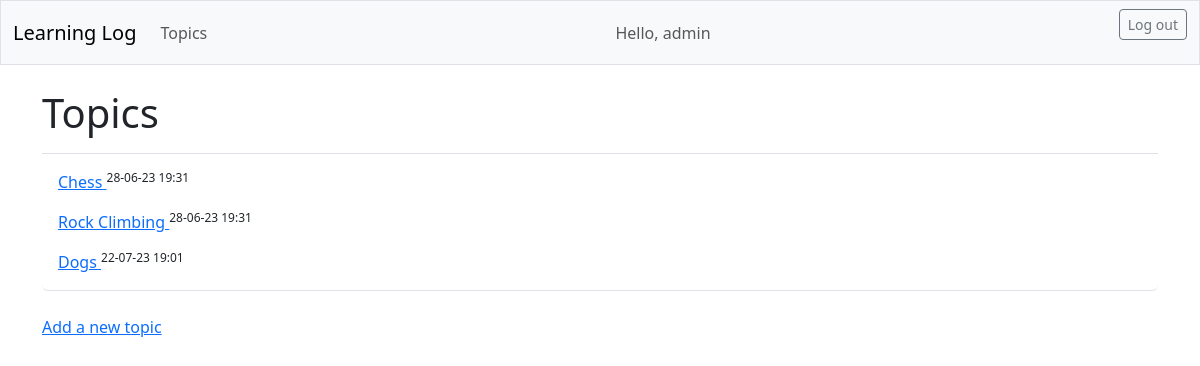
The app's page /topics/ (signed in), older data.
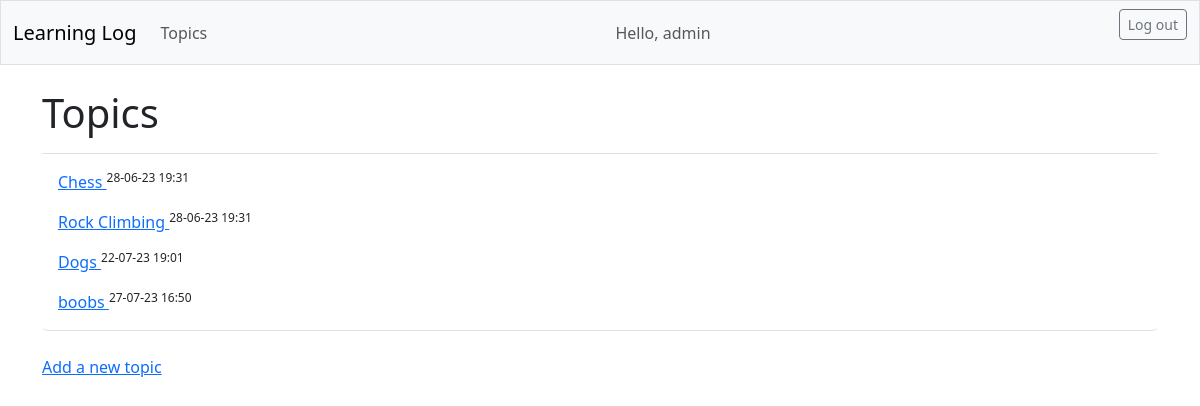
The same page, newer data.
### learning_logs/models.py (models this page shows, shortened)
class Topic(models.Model):
    text = models.CharField(max_length=200)
    date_added = models.DateTimeField(auto_now_add=True)
    owner = models.ForeignKey(User, on_delete=models.CASCADE)

### learning_logs/views.py (the view)
# urls.py: path("topics/", views.topics, name="topics"),
@login_required
def topics(request):
    topics = Topic.objects.filter(owner=request.user).order_by("date_added")
    context = {"topics": topics}
    return render(request, "learning_logs/topics.html", context)

### learning_logs/templates/learning_logs/topics.html
{% extends 'learning_logs/base.html' %}
{% block page_header %}
  <h1>Topics</h1>
{% endblock page_header %}
{% block content %}
  <ul class="list-group border-bottom pb-2 mb-4">
    {% for topic in topics %}
      <li class="list-group-item border-0">
        <a href="{% url 'learning_logs:topic' topic.id %}">
          {{topic.text}}
        </a>
        <sup> {{topic.date_added|date:'d-m-y H:i'}}</sup>
    </li>
    {% empty %}
      <li class="list-group-item">No topics have been added</li>
    {% endfor %}
  </ul>
  <a href="{% url 'learning_logs:new_topic' %}">Add a new topic </a>
{% endblock content %}

Row changes from the older to the newer data that the page shows:
added Topic: text "boobs", date_added "27-07-23 16:50"
